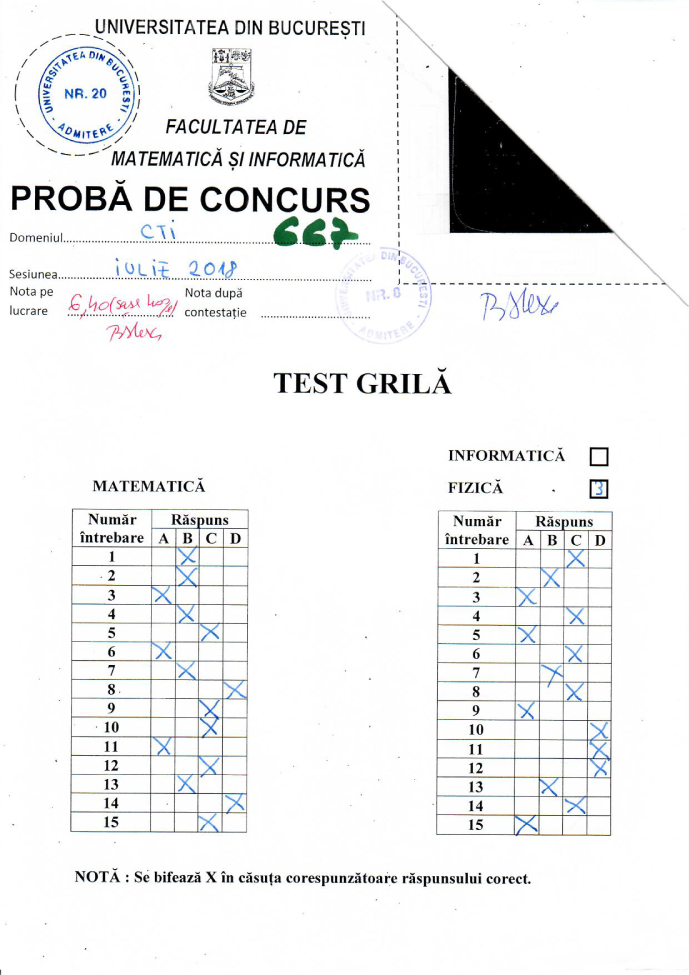
#> input picture Year 1/Computer Vision/Labs/Lab3/images/image_21.jpg, 4132 x 5847 px, found by its file name (shown at 1/6 size); its folder holds only this picture in this run
$ jupyter execute --allow-errors lab3_part1.ipynb
#> lines starting #> are read from the running program, lines starting #| are printed output that depends on the picture
## Computer vision
### Detect the marked boxes

[cell 1]
import cv2 as cv
import numpy as np
import glob
import os
import pickle
import matplotlib.pyplot as plt

[cell 2]
base_folder = 'images\\' # change this on your machine
images = glob.glob(os.path.join(base_folder, "image_*.jpg"))
char_to_index = {'A': 0, 'B': 1, 'C': 2, 'D': 3}

[cell 3]
images

[cell 4]
# we assume that we have run an algorithm for finding horizontal and vertical lines
# for the two frames (left - MATEMATICA and right - INFORMATICA or FIZICA) in the image

# show this on one image
image_name = 'image_21'

# load vertical lines
#> (the rest of this cell did not finish here and is left out)

[cell 5]
# print the vertical lines in the left frame (MATEMATICA)
image = cv.imread(base_folder + image_name + '.jpg')
#> image is the input picture: shape (5847, 4132, 3); mean B, G, R 239.7, 239.4, 238.7
print(image.shape)
#| (5847, 4132, 3)

grayscale_image = cv.cvtColor(image, cv.COLOR_BGR2GRAY)
orig_h, orig_w = grayscale_image.shape
#> orig_h = 5847; orig_w = 4132
grayscale_image = grayscale_image[int(0.4 * orig_h):int(0.88 * orig_h)]
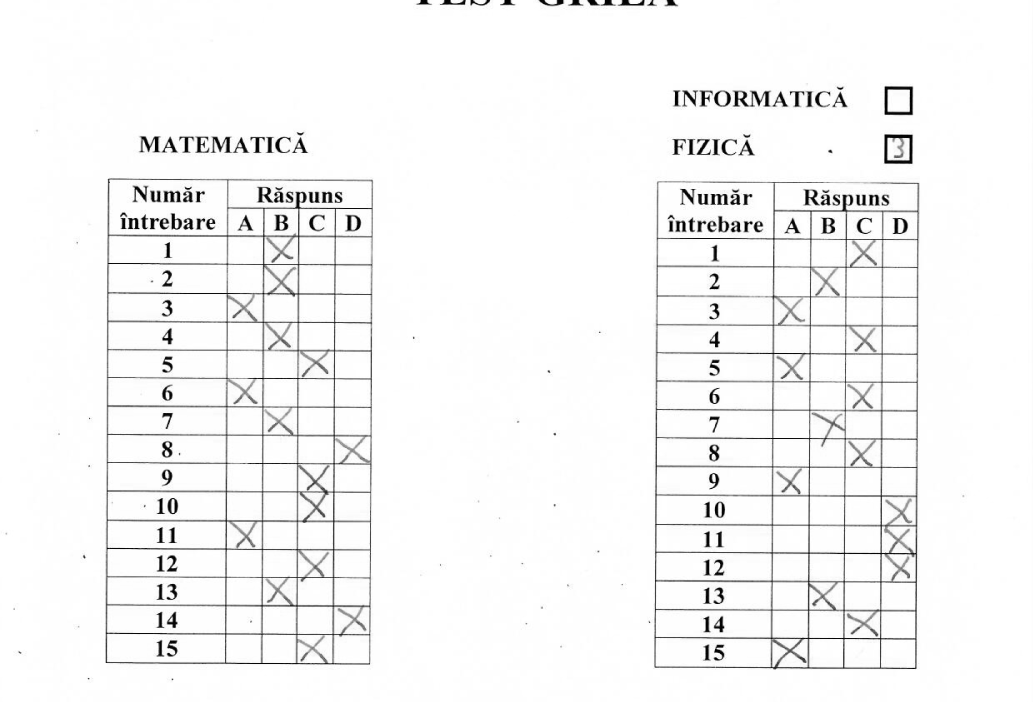
#> grayscale_image: shape (2807, 4132) (shown at 1/4 size); min 0, max 255, mean 245.4

left_image = grayscale_image[:, :int(orig_w * 0.5)].copy()
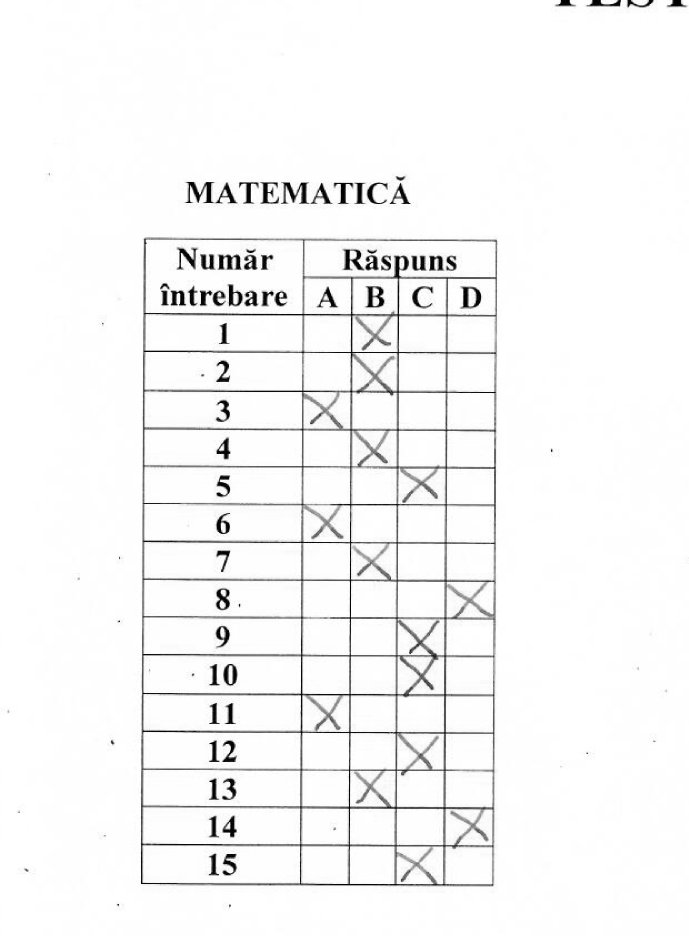
#> left_image: shape (2807, 2066) (shown at 1/3 size); min 0, max 255, mean 245.7
left_image_color = np.dstack((left_image, left_image, left_image))

#> (the rest of this cell did not finish here and is left out)

#> (a cell that did not finish here is left out)

[cell 7]
# print the vertical and horizontal lines in the right frame (INFORMATICA or FIZICA)
right_image = grayscale_image[:, int(orig_w * 0.5):].copy()
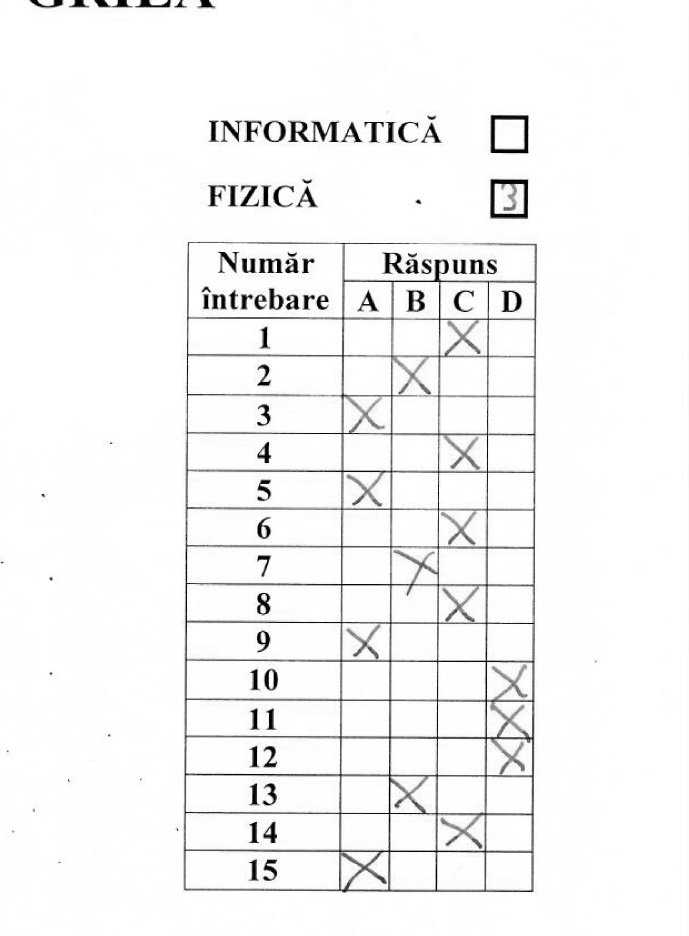
#> right_image: shape (2807, 2066) (shown at 1/3 size); min 0, max 255, mean 245
# write your code here

#> (the rest of this cell did not finish here and is left out)

#> (a cell that did not finish here is left out)

#> (a cell that did not finish here is left out)

[cell 10]
# write a function that plots the patches containing X with green
# and patches containing blanks with red
# use here the ground thruth (train mode)
# return the mean pixel value of each patch containing X or a blank

def find_x_from_gt(grayscale_image, vertical_lines, horizontal_lines, ground_truth):
    # grayscale_image - input image containing the frame
    # vertical_lines - list with the vertical lines
    # horizontal_lines - list with horizontal lines
    # ground_truth - grounth truth content for a frame
    mean_x = []
    mean_blank = []

    image = np.dstack((grayscale_image, grayscale_image, grayscale_image))
    x_color = (0, 255, 0)  # plot a patch containing an X with green color
    blank_color = (0, 0, 255)  # plot a patch containing a blank with red color

    # crop each patch and display it
    for i in range(len(horizontal_lines) - 1):
        for j in range(len(vertical_lines) - 1):
            x_min = vertical_lines[j][0][0] + 15
            x_max = vertical_lines[j + 1][1][0] - 5
            y_min = horizontal_lines[i][0][1] + 15
            y_max = horizontal_lines[i + 1][1][1] - 5

            # write your code here

            cv.rectangle(image, (x_min, y_min), (x_max, y_max), color=color, thickness=5)
            cv.putText(image, str(mean_patch)[:3] ,(x_min + 10, y_min + 50), cv.FONT_HERSHEY_COMPLEX, 1, (0,0,0), 2)

    cv.imshow('image result', cv.resize(image, (0, 0), fx=0.4, fy=0.3))
    cv.waitKey(0)
    cv.destroyAllWindows()

    return mean_x, mean_blank

[cell 11]
# train a simple classifier on images 21, 22, 23, 24
# test this classifier on image 25
mean_x_values = []
mean_blank_values = []
#> (the rest of this cell did not finish here and is left out)
